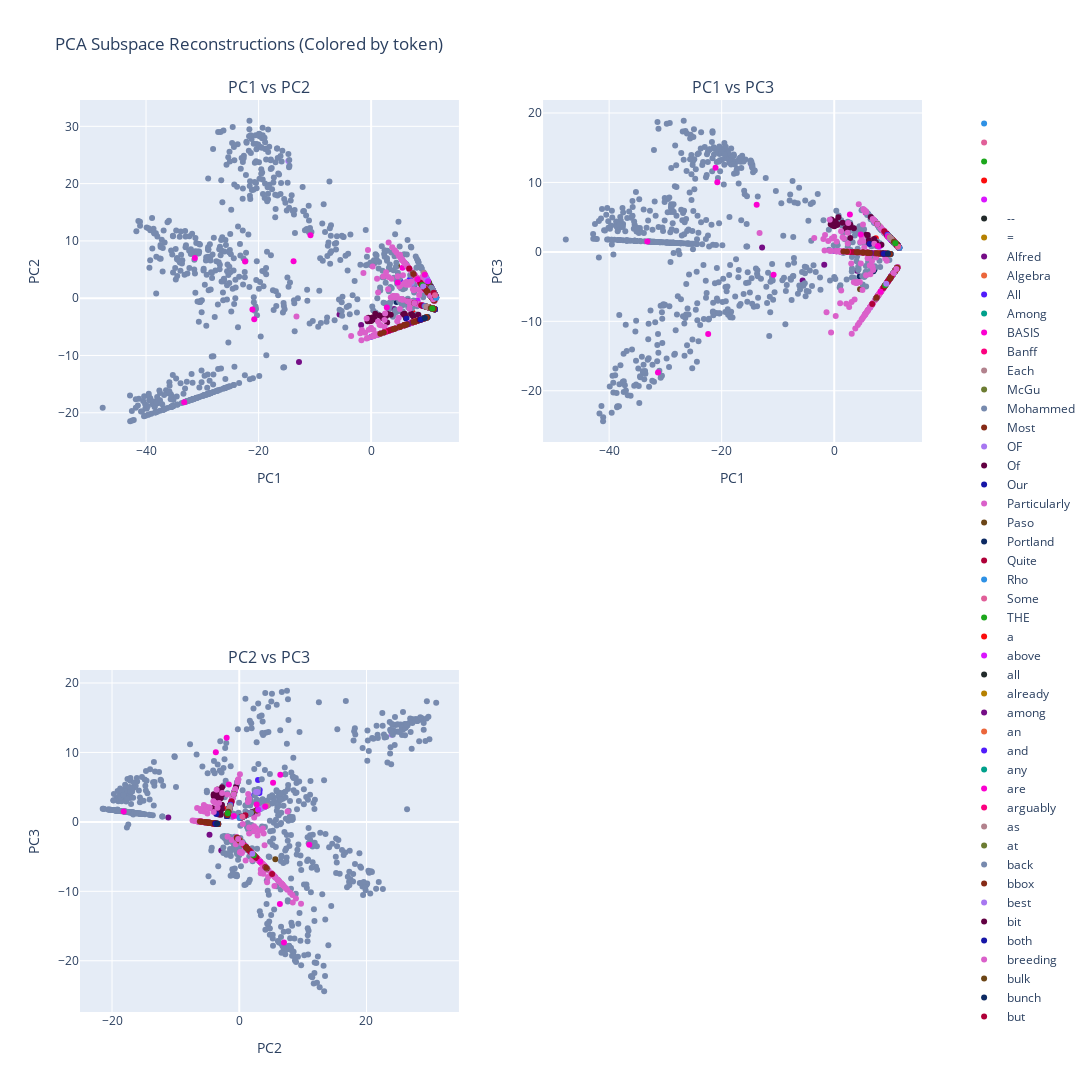

Notebook cell for this chart:
### Code cell
plot_token_pca_and_save(pca_df, pca_path, subgraph_id, color_by="token", save=save_figs)
